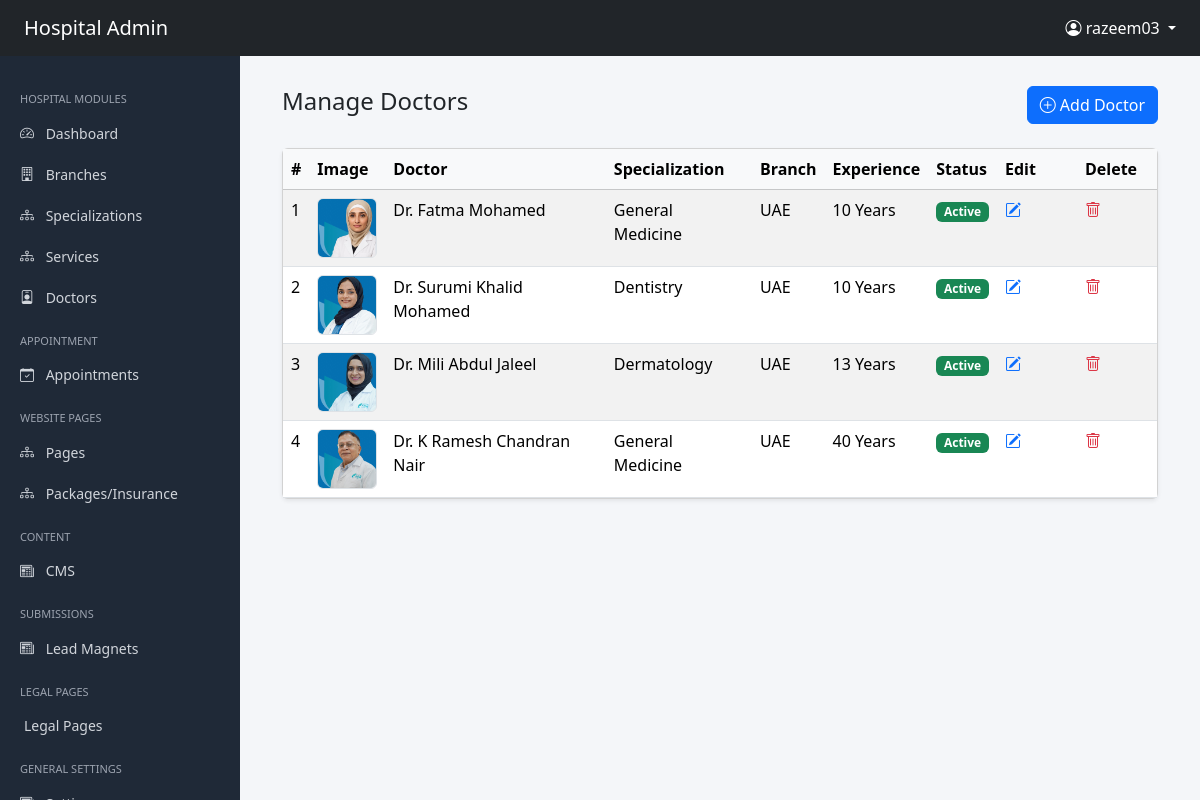
The app's page /administrator/doctors/ (signed in) with its own data.
### accounts/models.py (models this page shows, shortened)
class User(AbstractUser):
    phone_number = models.CharField(max_length=15, blank=True, null=True)
    is_admin = models.BooleanField(default=False)
    is_doctor = models.BooleanField(default=False)
    is_patient = models.BooleanField(default=True)

### administrator/models.py (models this page shows, shortened)
class SEOModel(models.Model):
    meta_title = models.CharField(max_length=255, blank=True)
    meta_description = models.TextField(blank=True)
    canonical_url = models.URLField(blank=True)
    primary_keywords = models.CharField(max_length=255, blank=True)
    secondary_keywords = models.CharField(max_length=255, blank=True)
    slug = models.SlugField(unique=True)
    og_title = models.CharField(max_length=255, blank=True)
    og_description = models.TextField(blank=True)
    og_image = models.ImageField(upload_to="seo/og/", blank=True, null=True)
    class Meta:
        abstract = True

class Doctor(SEOModel):
    user = models.OneToOneField(
        settings.AUTH_USER_MODEL,
        on_delete=models.CASCADE,
        related_name="doctor_profile"
    )
    branch = models.ForeignKey(
        Branch,
        on_delete=models.CASCADE,
        related_name="doctors"
    )
    specialization = models.ForeignKey(
        Specialization,
        on_delete=models.CASCADE,
        related_name="doctors"
    )
    hero_title=models.CharField(max_length=255, blank=True)
    hero_description=models.TextField(max_length=255, blank=True)
    doctor_hero_banner = models.ImageField(upload_to='uploads/doctors/', blank=True, null=True)
    doctor_hero_banner_alt = models.CharField(max_length=255, blank=True)
    designation = models.CharField(
        max_length=200,
        blank=True
    )
    years_of_experience = models.PositiveIntegerField(
        help_text="Years of experience"
    )
    profile_image = models.ImageField(
        upload_to="uploads/doctors/profile/",
        blank=True,
        null=True
    )
    profile_image_alt = models.CharField(max_length=255, blank=True)
    specialized_in = models.CharField(
        max_length=255,
        blank=True,
        help_text="Example: Heart Surgery, Angioplasty"
    )
    languages = models.CharField(
        max_length=255,
        blank=True,
        help_text="Example: English, Hindi, Malayalam"
    )
    procedures = models.TextField(
        blank=True,
        help_text="Major procedures performed"
    )
    success_rate = models.TextField(
        blank=True,
        null=True,
    )
    patients_treated = models.TextField(
        blank=True,
        null=True,
        help_text="Total patients treated"
    )
    short_bio = models.TextField(
        blank=True
    )
    full_bio = RichTextUploadingField(
        blank=True
    )
    is_active = models.BooleanField(
        default=True
    )
    is_deleted = models.BooleanField(
        default=False
    )
    created_at = models.DateTimeField(
        auto_now_add=True
    )
    updated_at = models.DateTimeField(
        auto_now=True
    )
    class Meta:
        ordering = ["user__first_name"]

class Specialization(SEOModel):
    branch = models.ForeignKey(
        Branch,
        on_delete=models.CASCADE,
        related_name='specializations'
    )
    name = models.CharField(max_length=200)
    short_description = models.TextField(blank=True)
    icon = models.ImageField(upload_to='uploads/specializations/', blank=True, null=True)
    featured_image = models.ImageField(upload_to='uploads/specializations/', blank=True, null=True)
    featured_image_alt = models.CharField(max_length=255, blank=True)
    hero_title = models.CharField(max_length=255, blank=True)
    hero_description = models.TextField(blank=True)
    hero_banner = models.ImageField(upload_to='uploads/specializations/', blank=True, null=True)
    hero_banner_alt = models.CharField(max_length=255, blank=True)
    main_title = models.CharField(max_length=255, blank=True)
    main_image = models.ImageField(upload_to='uploads/specializations/', blank=True, null=True)
    main_image_alt = models.CharField(max_length=255, blank=True)
    main_description = RichTextUploadingField(blank=True)
    secondary_title = models.CharField(max_length=255, blank=True)
    secondary_image = models.ImageField(upload_to='uploads/specializations/', blank=True, null=True)
    secondary_image_alt = models.CharField(max_length=255, blank=True)
    long_description_primary = RichTextUploadingField(blank=True)
    long_description_secondary = RichTextUploadingField(blank=True)
    is_active = models.BooleanField(default=True)
    is_deleted = models.BooleanField(default=False)
    created_at = models.DateTimeField(auto_now_add=True)
    updated_at = models.DateTimeField(auto_now=True)
    class Meta:
        ordering = ['-created_at']
        verbose_name = "Specialization"
        verbose_name_plural = "Specializations"

class Branch(models.Model):
    name = models.CharField(max_length=150)
    description = models.TextField(blank=True)
    is_active = models.BooleanField(default=True)
    created_at = models.DateTimeField(auto_now_add=True)

### administrator/views.py (the view)
# urls.py: path( 'doctors/',DoctorListView.as_view(),name="doctor-list"),
@method_decorator(admin_required, name='dispatch')
class DoctorListView(ListView):
    model = Doctor
    context_object_name = "doctors"
    template_name = 'administrator/doctor/list.html'
    ordering = ['-created_at']

### userapp/context_processors.py (called while the page is built)
def global_data(request):
    def get_menu(slug):
        return MenuGroup.objects.prefetch_related('items').filter(
            slug=slug,
            is_active=True
        ).first()
    settings = GlobalSettings.objects.first()
    social_links = SocialLink.objects.filter(is_active=True).order_by('order')
    legal_pages = LegalPage.objects.filter(is_active=True)
    return {
        'global_settings': settings,
         'social_links': social_links,
         'legal_pages':legal_pages,
        'main_menu': get_menu('main-menu'),
        'specialization_menu': get_menu('specialization-menu'),
        'quick_links_menu': get_menu('quick-links-menu'),
    }

### administrator/templates/administrator/doctor/list.html (shortened to what this page needs)
{% extends "administrator/shared/base.html" %}
{% block content %}
<div class="container-fluid">
    <div class="d-flex justify-content-between align-items-center mb-4">
        <h4>Manage Doctors</h4>
        <a href="{% url 'administrator:doctor_create' %}"
           class="btn btn-primary">
            <i class="bi bi-plus-circle"></i> Add Doctor
        </a>
    </div>
    <div class="card shadow-sm">
        <div class="card-body p-0">
            <table class="table table-striped table-hover mb-0">
                <thead class="table-light">
                    <tr>
                        <th>#</th>
                        <th>Image</th>
                        <th>Doctor</th>
                        <th>Specialization</th>
                        <th>Branch</th>
                        <th>Experience</th>
                        <th>Status</th>
                        <th width="80">Edit</th>
                        <th width="80">Delete</th>
                    </tr>
                </thead>
                <tbody>
                {% for doctor in doctors %}
                    <tr>
                        <td>{{ forloop.counter }}</td>
                        <td>
                            {% if doctor.profile_image %}
                                <img src="{{ doctor.profile_image.url }}"
                                     width="60"
                                     class="rounded border">
                            {% else %}
                                <span class="text-muted">No Image</span>
                            {% endif %}
                        </td>
                        <td>
                            Dr. {{ doctor.user.first_name }} {{ doctor.user.last_name }}
                        </td>
                        <td>
                            {{ doctor.specialization.name }}
                        </td>
                        <td>
                            {{ doctor.branch.name }}
                        </td>
                        <td>
                            {{ doctor.years_of_experience }} Years
                        </td>
                        <td>
                            {% if doctor.is_active %}
                                <span class="badge bg-success">
                                    Active
                                </span>
                            {% else %}
                                <span class="badge bg-secondary">
                                    Inactive
                                </span>
                            {% endif %}
                        </td>
                        <td>
                            <a href="{% url 'administrator:doctor-update' doctor.id %}"
                               class="text-primary">
                                <i class="bi bi-pencil-square"></i>
                            </a>
                        </td>
                        <td>
                            <a href="{% url 'administrator:doctor-delete' doctor.id %}"
                               class="text-danger"
                               onclick="return confirm('Delete this doctor?')">
                                <i class="bi bi-trash"></i>
                            </a>
                        </td>
                    </tr>
                {% empty %}
                    <tr>
                        <td colspan="9" class="text-center py-4">
                            No doctors found
                        </td>
                    </tr>
                {% endfor %}
                </tbody>
            </table>
        </div>
    </div>
</div>
{% endblock %}

### administrator/templates/administrator/shared/base.html (shortened to what this page needs)
<!DOCTYPE html>
<html lang="en">
<head>
<link href="https://cdn.jsdelivr.net/npm/bootstrap@5.3.2/dist/css/bootstrap.min.css" rel="stylesheet">
<link href="https://cdn.jsdelivr.net/npm/bootstrap-icons@1.11.1/font/bootstrap-icons.css" rel="stylesheet">
</head>
<body>
<nav class="navbar navbar-dark bg-dark px-4 navbar-fixed">
<span class="navbar-brand">Hospital Admin</span>
<div class="ms-auto">
{% if request.user.is_authenticated %}
<div class="dropdown">
<a class="text-white dropdown-toggle text-decoration-none"
href="#"
data-bs-toggle="dropdown">
<i class="bi bi-person-circle"></i>
{{ request.user.username }}
</a>
</div>
{% endif %}
</div>
</nav>
<div class="sidebar">
<div class="menu-title">Hospital Modules</div>
<a href="{% url 'administrator:dashboard' %}">
<i class="bi bi-speedometer2"></i> Dashboard
</a>
<a href="{% url 'administrator:branch-list' %}">
<i class="bi bi-building"></i> Branches
</a>
<a href="{% url 'administrator:specialization-list' %}">
<i class="bi bi-diagram-3"></i> Specializations
</a>
<a href="{% url 'administrator:service-list' %}">
<i class="bi bi-diagram-3"></i> Services
</a>
<a href="{% url 'administrator:doctor-list' %}">
<i class="bi bi-person-badge"></i> Doctors
</a>
<div class="menu-title">Appointment</div>
<a data-bs-toggle="collapse" href="#appointments">
<i class="bi bi-calendar-check"></i> Appointments
</a>
<div class="menu-title">Website Pages</div>
<a data-bs-toggle="collapse" href="#pages">
<i class="bi bi-diagram-3"></i> Pages
</a>
<a data-bs-toggle="collapse" href="#servicepages">
<i class="bi bi-diagram-3"></i> Packages/Insurance
</a>
<div class="menu-title">Content</div>
<a data-bs-toggle="collapse" href="#contenttype">
<i class="bi bi-newspaper"></i> CMS
</a>
<div class="menu-title">Submissions</div>
<a data-bs-toggle="collapse" href="#submissions">
<i class="bi bi-newspaper"></i> Lead Magnets
</a>
<div class="menu-title">Legal Pages</div>
<a href="{% url 'administrator:legal-list' %}" class="ps-4">Legal Pages</a>
<div class="menu-title">General Settings</div>
<a data-bs-toggle="collapse" href="#gensettings">
<i class="bi bi-newspaper"></i> Settings
</a>
</div>
<div class="main-content">
{% block content %}{% endblock %}
</div>
</body>
</html>

### administrator/templates/administrator/shared/base.html (style rules this page uses)
body { background:#f4f6f9; overflow-x:hidden; }
.sidebar { position:fixed; top:56px; left:0; height:100%; width:240px; background:#1f2937; padding-top:20px; overflow-y:auto; }
.sidebar a { color:#d1d5db; padding:10px 20px; display:block; text-decoration:none; font-size:14px; }
.sidebar .menu-title { color:#9ca3af; font-size:11px; padding:15px 20px 5px; text-transform:uppercase; }
.sidebar i { margin-right:8px; }
.main-content { margin-left:240px; padding:30px; }

### records on screen
User: user.username "razeem03"
Doctor: profile_image (picture), user.first_name "Fatma", user.last_name "Mohamed", specialization.name "General Medicine", branch.name "UAE", years_of_experience "10", is_active "Active"
Doctor: profile_image (picture), user.first_name "Surumi", user.last_name "Khalid Mohamed", specialization.name "Dentistry", branch.name "UAE", years_of_experience "10", is_active "Active"
Doctor: profile_image (picture), user.first_name "Mili", user.last_name "Abdul Jaleel", specialization.name "Dermatology", branch.name "UAE", years_of_experience "13", is_active "Active"
Doctor: profile_image (picture), user.first_name "K Ramesh", user.last_name "Chandran Nair", specialization.name "General Medicine", branch.name "UAE", years_of_experience "40", is_active "Active"
